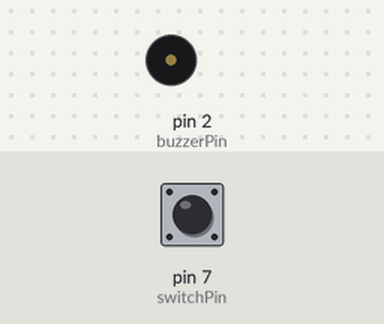
This sketch was run on a simulated Arduino Uno, built with avr-gcc and run on an emulated ATmega328P. Parts: buzzer (waves = sounding, pin HIGH). Inputs (shaded band) come from the test bench; at power-on: pin 7 (switchPin) HIGH.

Above: at 1.2 s.
1.3 s: pin 7 (switchPin) pulled LOW for 0.15 s
At 1.37 s:
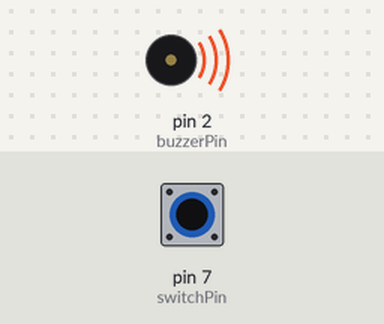
2.9 s: pin 7 (switchPin) pulled LOW for 3.2 s
At 7.3 s:
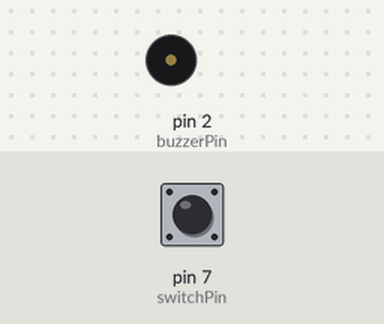
Timing chart, 0 to 8.8 s (numbered marks = the images above; inputs shaded):
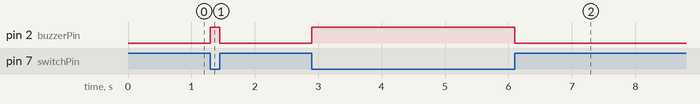

Measured:
- after the input at 1.3 s, pin 2 (buzzerPin): LOW → HIGH at once, → LOW 0.15 s later
- after the input at 2.9 s, pin 2 (buzzerPin): LOW → HIGH at once, → LOW 3.2 s later

The sketch:

ardSketch.ino
```cpp
const int buzzerPin = 2;
const int switchPin = 7;

void setup() {
  pinMode(buzzerPin, OUTPUT);
  pinMode(switchPin, INPUT_PULLUP);
}

void loop() {
  int switchState = digitalRead(switchPin);

  if (switchState == LOW) {
    digitalWrite(buzzerPin, HIGH);  // Switch closed (pressed)
  } else {
    digitalWrite(buzzerPin, LOW);   // Switch open
  }
}
```
